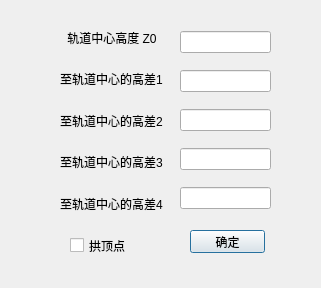
<?xml version="1.0" encoding="UTF-8"?>
<ui version="4.0">
 <class>Dialog_Attribute</class>
 <widget class="QDialog" name="Dialog_Attribute">
  <property name="geometry">
   <rect>
    <x>0</x>
    <y>0</y>
    <width>321</width>
    <height>288</height>
   </rect>
  </property>
  <property name="windowTitle">
   <string>设置特征点参数</string>
  </property>
  <widget class="QWidget" name="layoutWidget">
   <property name="geometry">
    <rect>
     <x>60</x>
     <y>20</y>
     <width>104</width>
     <height>201</height>
    </rect>
   </property>
   <layout class="QVBoxLayout" name="verticalLayout">
    <item>
     <widget class="QLabel" name="label">
      <property name="text">
       <string>轨道中心高度 Z0</string>
      </property>
      <property name="alignment">
       <set>Qt::AlignCenter</set>
      </property>
     </widget>
    </item>
    <item>
     <widget class="QLabel" name="label_2">
      <property name="text">
       <string>至轨道中心的高差1</string>
      </property>
     </widget>
    </item>
    <item>
     <widget class="QLabel" name="label_3">
      <property name="text">
       <string>至轨道中心的高差2</string>
      </property>
     </widget>
    </item>
    <item>
     <widget class="QLabel" name="label_4">
      <property name="text">
       <string>至轨道中心的高差3</string>
      </property>
     </widget>
    </item>
    <item>
     <widget class="QLabel" name="label_5">
      <property name="text">
       <string>至轨道中心的高差4</string>
      </property>
     </widget>
    </item>
   </layout>
  </widget>
  <widget class="QWidget" name="layoutWidget">
   <property name="geometry">
    <rect>
     <x>180</x>
     <y>20</y>
     <width>91</width>
     <height>201</height>
    </rect>
   </property>
   <layout class="QVBoxLayout" name="verticalLayout_2">
    <item>
     <widget class="QLineEdit" name="lineEdit_z0"/>
    </item>
    <item>
     <widget class="QLineEdit" name="lineEdit_1"/>
    </item>
    <item>
     <widget class="QLineEdit" name="lineEdit_2"/>
    </item>
    <item>
     <widget class="QLineEdit" name="lineEdit_3"/>
    </item>
    <item>
     <widget class="QLineEdit" name="lineEdit_4"/>
    </item>
   </layout>
  </widget>
  <widget class="QCheckBox" name="box_TopPoint">
   <property name="geometry">
    <rect>
     <x>70</x>
     <y>230</y>
     <width>91</width>
     <height>31</height>
    </rect>
   </property>
   <property name="text">
    <string>拱顶点</string>
   </property>
  </widget>
  <widget class="QPushButton" name="pushButton">
   <property name="geometry">
    <rect>
     <x>190</x>
     <y>230</y>
     <width>75</width>
     <height>23</height>
    </rect>
   </property>
   <property name="text">
    <string>确定</string>
   </property>
  </widget>
 </widget>
 <resources/>
 <connections/>
</ui>
